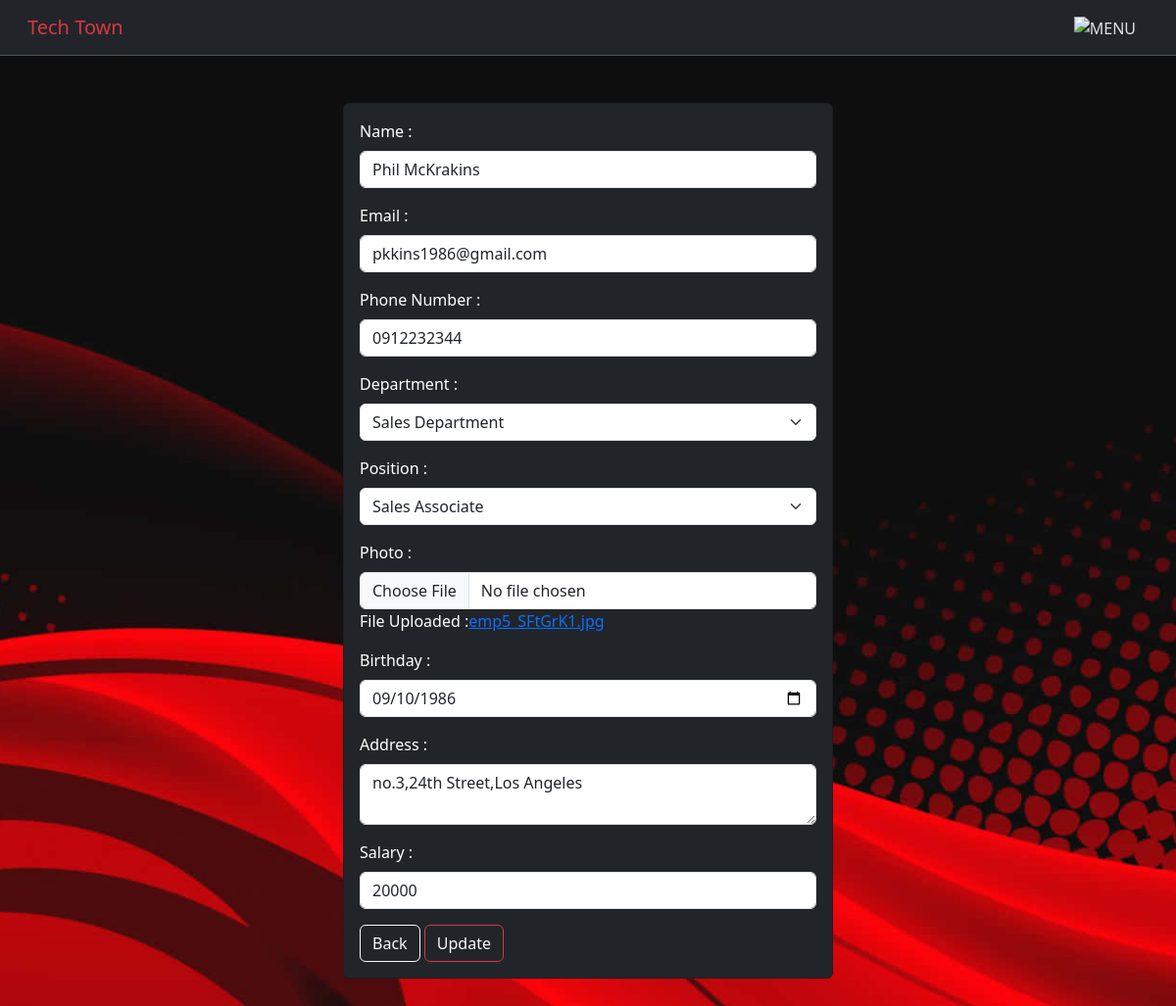
/emp/edit/1/ (signed in), run on the app's committed database.
### TechTown/models.py (models this page shows, shortened)
class Employee(models.Model):
    image = models.ImageField(blank=True)
    name = models.CharField(max_length=40)
    dept = models.ForeignKey('Department', on_delete=models.CASCADE)
    role = models.ForeignKey('Position', on_delete=models.CASCADE)
    email = models.CharField(max_length=40)
    phone = models.CharField(max_length=30)
    birthday = models.DateField()
    address = models.TextField()
    salary = models.IntegerField()
    hired_date = models.DateField()

class Department(models.Model):
    name = models.CharField(max_length=30, null=False)
    floor = models.CharField(max_length=10)

class Position(models.Model):
    name = models.CharField(max_length=40, null=False)
    department = models.ForeignKey('Department', on_delete=models.CASCADE)

### TechTown/views.py (the view, shortened to what this page needs)
# urls.py: path("emp/edit/<int:emp_id>/", views.emp_edit, name="emp_edit"),
@login_required
def emp_edit(request, emp_id):
    if request.method == 'GET':
        emp = Employee.objects.get(id=emp_id)
        dept = Department.objects.all()
        role = Position.objects.all()
        return render(request, 'emp_edit.html', {'emp': emp, 'dept': dept, 'role': role})

### TechTown/templates/emp_edit.html (shortened to what this page needs)
{% extends 'base.html' %}
{% block body %}
{% load static %}
<div class="container pt-5 mb-5 d-flex justify-content-center">
    <div class="card text-bg-dark" style="width: 500px;">
<div class="card-body">
    <form method="POST" enctype="multipart/form-data">
    <div class="col-12 mb-3">
        <label class="form-label">Name :</label>
        <input value="{{emp.name}}" type="text" name="name" class="form-control" required>
    </div>
    <div class="col-12 mb-3">
        <label class="form-label">Email :</label>
        <input value="{{emp.email}}" type="text" name="email" class="form-control" required>
    </div>
    <div class="col-12 mb-3">
        <label class="form-label">Phone Number :</label>
        <input value="{{emp.phone}}" type="number" name="ph_no" class="form-control">
    </div>
    <div class="col-12 mb-3">
        <label class="form-label">Department :</label>
        <select name="dept" class="form-select">
            {% for d in dept %}
            <option value="{{d.id}}" {% if d.id == emp.dept.id %}selected{% endif %} class="form-control">{{d.name}}</option>
            {% endfor %}
        </select>
    </div>
    <div class="col-12 mb-3">
        <label class="form-label">Position :</label>
        <select name="role" class="form-select">
            {% for r in role %}
            <option value="{{r.id}}" {% if r.id == emp.role.id %}selected{% endif %} class="form-control">{{r.name}}</option>
            {% endfor %}
        </select>
    </div>
    <div class="col-12 mb-3">
        <label class="form-label">Photo :</label>
        <input type="file" name="image" class="form-control">
        {% if emp.image %}
        File Uploaded :<a href="{{emp.image.url}}">{{emp.image}}</a>
        {% endif %}
    </div>
    <div class="col-12 mb-3">
        <label class="form-label">Birthday :</label>
        <input value="{{ emp.birthday|date:'Y-m-d' }}" type="date" name="bd" class="form-control">
    </div>
    <div class="col-12 mb-3">
        <label class="form-label">Address :</label>
        <textarea name="addr" class="form-control">{{emp.address}}</textarea>
    </div>
    <div class="col-12 mb-3">
        <label class="form-label">Salary :</label>
        <input value="{{emp.salary}}" type="number" name="salary" class="form-control">
    </div>
    <div class="col-12">
        <a href="/emp/detail/{{emp.id}}/" class="btn btn-outline-light">Back</a>
         <button type="submit" class="btn btn-outline-danger text-light">Update</button>
    </div>
    </form>
</div>
</div>
</div>
{% endblock %}

### data on the page
Employee: name "Phil McKrakins", email "pkkins1986@gmail.com", ph_no "0912232344", dept "Sales Department", role "Sales Associate", image "emp5_SFtGrK1.jpg", bd "09/10/1986", addr "no.3,24th Street,Los Angeles", salary "20000"
